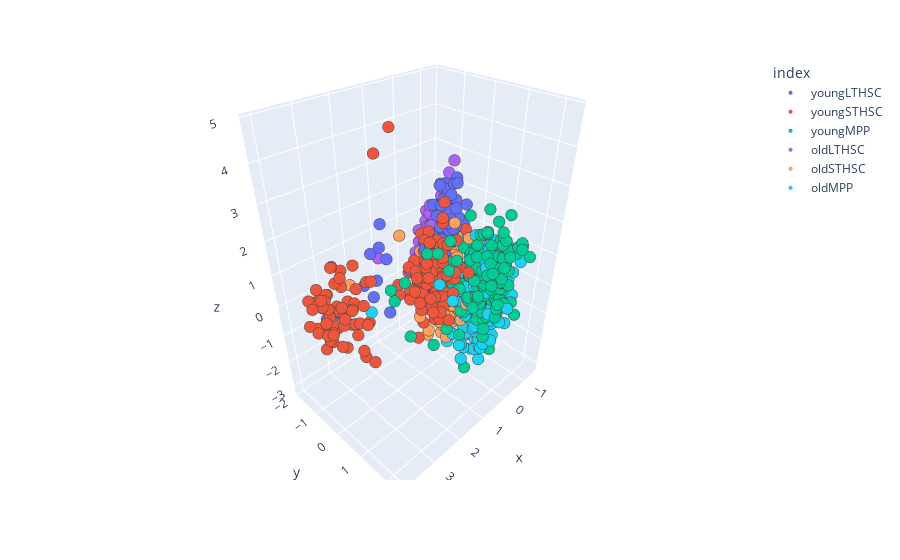

Notebook source saved alongside this figure:
### Code cell
encoded = {'oldLTHSC':0, 'oldMPP':1, 'oldSTHSC':2, 'youngLTHSC':3, 'youngMPP':4, 'youngSTHSC':5}
cells = ['oldLTHSC' ,'oldMPP', 'oldSTHSC', 'youngLTHSC' ,'youngMPP' ,'youngSTHSC']
cell_types = [encoded.get(x, x) for x in dfz.index]
colormap = ['r', 'b', 'g', 'y', 'c', 'm']
cell_colors = [colormap[x] for x in cell_types]
dfpcabest = pd.DataFrame(zcompsbest, index = dfz.index)
dfpcabest
fig = px.scatter_3d(dfpcabest, zcompsbest[:,0], zcompsbest[:,1],zcompsbest[:,2], dfpcabest.index)
fig.update_traces(marker=dict(opacity =1, size=4,
                              line=dict(width= .1)))

fig.show()

### Figure 1 — Plotly figure (JSON) as saved in the notebook; plotly's stock layout.template omitted (floating-point values rounded to 4 significant figures; data arrays with more than 128 entries replaced by an {"elided": "..."} marker saying what was removed)
{"data": [{"hovertemplate": "index=youngLTHSC<br>x=%{x}<br>y=%{y}<br>z=%{z}<extra></extra>", "legendgroup": "youngLTHSC", "marker": {"color": "#636efa", "line": {"width": 0.1}, "opacity": 1, "size": 4, "symbol": "circle"}, "mode": "markers", "name": "youngLTHSC", "scene": "scene", "showlegend": true, "type": "scatter3d", "x": {"elided": "167 float values"}, "y": {"elided": "167 float values"}, "z": {"elided": "167 float values"}}, {"hovertemplate": "index=youngSTHSC<br>x=%{x}<br>y=%{y}<br>z=%{z}<extra></extra>", "legendgroup": "youngSTHSC", "marker": {"color": "#EF553B", "line": {"width": 0.1}, "opacity": 1, "size": 4, "symbol": "circle"}, "mode": "markers", "name": "youngSTHSC", "scene": "scene", "showlegend": true, "type": "scatter3d", "x": {"elided": "163 float values"}, "y": {"elided": "163 float values"}, "z": {"elided": "163 float values"}}, {"hovertemplate": "index=youngMPP<br>x=%{x}<br>y=%{y}<br>z=%{z}<extra></extra>", "legendgroup": "youngMPP", "marker": {"color": "#00cc96", "line": {"width": 0.1}, "opacity": 1, "size": 4, "symbol": "circle"}, "mode": "markers", "name": "youngMPP", "scene": "scene", "showlegend": true, "type": "scatter3d", "x": {"elided": "168 float values"}, "y": {"elided": "168 float values"}, "z": {"elided": "168 float values"}}, {"hovertemplate": "index=oldLTHSC<br>x=%{x}<br>y=%{y}<br>z=%{z}<extra></extra>", "legendgroup": "oldLTHSC", "marker": {"color": "#ab63fa", "line": {"width": 0.1}, "opacity": 1, "size": 4, "symbol": "circle"}, "mode": "markers", "name": "oldLTHSC", "scene": "scene", "showlegend": true, "type": "scatter3d", "x": {"elided": "183 float values"}, "y": {"elided": "183 float values"}, "z": {"elided": "183 float values"}}, {"hovertemplate": "index=oldSTHSC<br>x=%{x}<br>y=%{y}<br>z=%{z}<extra></extra>", "legendgroup": "oldSTHSC", "marker": {"color": "#FFA15A", "line": {"width": 0.1}, "opacity": 1, "size": 4, "symbol": "circle"}, "mode": "markers", "name": "oldSTHSC", "scene": "scene", "showlegend": true, "type": "scatter3d", "x": {"elided": "189 float values"}, "y": {"elided": "189 float values"}, "z": {"elided": "189 float values"}}, {"hovertemplate": "index=oldMPP<br>x=%{x}<br>y=%{y}<br>z=%{z}<extra></extra>", "legendgroup": "oldMPP", "marker": {"color": "#19d3f3", "line": {"width": 0.1}, "opacity": 1, "size": 4, "symbol": "circle"}, "mode": "markers", "name": "oldMPP", "scene": "scene", "showlegend": true, "type": "scatter3d", "x": {"elided": "188 float values"}, "y": {"elided": "188 float values"}, "z": {"elided": "188 float values"}}], "layout": {"legend": {"title": {"text": "index"}, "tracegroupgap": 0}, "margin": {"t": 60}, "scene": {"domain": {"x": [0, 1], "y": [0, 1]}, "xaxis": {"title": {"text": "x"}}, "yaxis": {"title": {"text": "y"}}, "zaxis": {"title": {"text": "z"}}}}}
